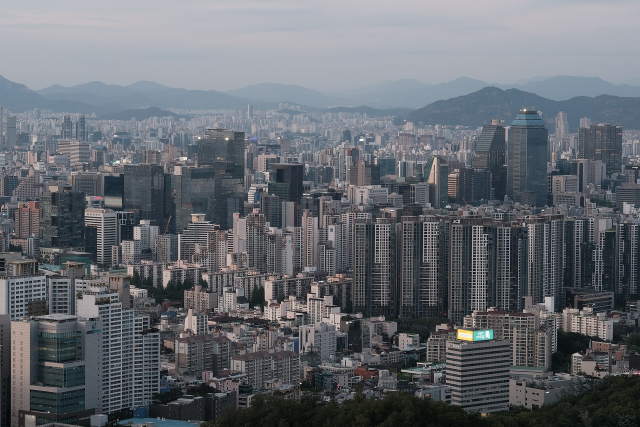
#> input picture apart.jpg, 1280 x 853 px (shown at 1/2 size)
$ jupyter execute --allow-errors chap1.3.2.ipynb
#> lines starting #> are read from the running program, lines starting #| are printed output that depends on the picture
[cell 1]
import cv2
import numpy as np
from matplotlib import pyplot as plt

[cell 2]
img = cv2.imread('opencv.jpg')
#> (the rest of this cell did not finish here and is left out)

[cell 3]
img1 = cv2.imread('aiimg.png')
img2 = cv2.imread('opencv.jpg')
dst = cv2.addWeighted(img1,0.7,img2,0.3,0)
cv2.imshow('dst',dst)
cv2.waitKey(0)
cv2.destroyAllWindows()

[cell 4]
# Load two images
img2 = cv2.imread('aiimg.png')
img1 = cv2.imread('opencv.jpg')
# I want to put logo on top-left corner, So I create a ROI
#> (the rest of this cell did not finish here and is left out)

[cell 5]
e1 = cv2.getTickCount()
# your code execution
e2 = cv2.getTickCount()
time = (e2 - e1)/ cv2.getTickFrequency()

img1 = cv2.imread('apart.jpg')
#> img1 is the input picture: shape (853, 1280, 3); mean B, G, R 111.3, 105.1, 101
e1 = cv2.getTickCount()
for i in range(5,49,2):
    img1 = cv2.medianBlur(img1,i)
#> this loop made 22 passes
#> pass 2, `img1 = cv2.medianBlur(img1,i)`:
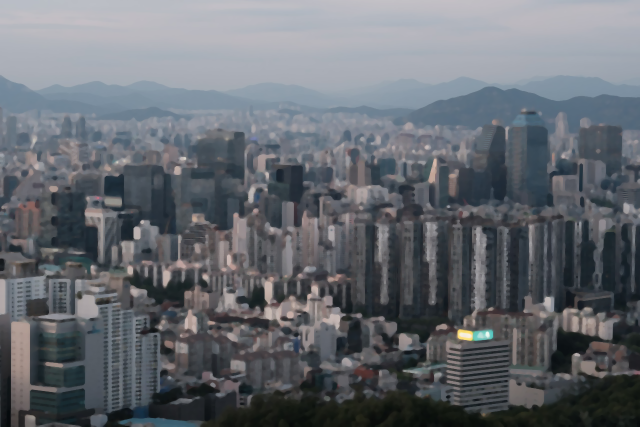
#> img1: shape (853, 1280, 3) (shown at 1/2 size); mean B, G, R 111.3, 105.1, 100.9
#> after the loop:
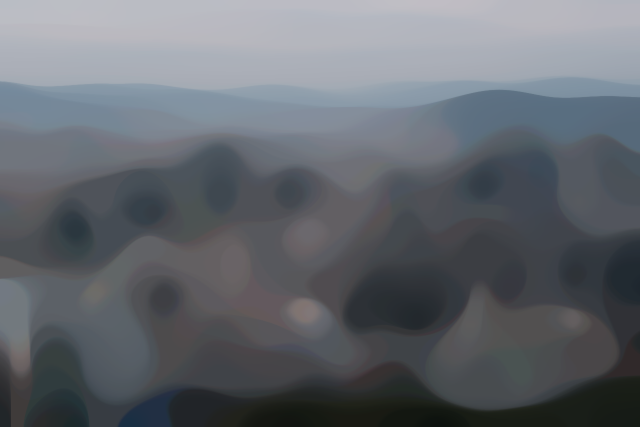
#> img1: shape (853, 1280, 3) (shown at 1/2 size); mean B, G, R 110, 103.5, 99
e2 = cv2.getTickCount()
t = (e2 - e1)/cv2.getTickFrequency()
print (t)

cv2.imshow('apart.jpg',img)
cv2.waitKey(0)
cv2.destroyAllWindows()

[cell 6]
import cv2
import numpy as np

img1 = cv2.imread('apart.jpg')
def nothing(x):
    pass
# Create a black image, a window
img = np.zeros((300,512,3), np.uint8)
cv2.namedWindow('image')
# create trackbars for color change
cv2.createTrackbar('median','image',0,10,nothing)
ming1 =  img1
while(1):
    cv2.imshow('image',ming1)
    k = cv2.waitKey(1) & 0xFF
#> (key Esc is pressed here)
    if k == 27:
        break
# get current positions of four trackbars
    m = cv2.getTrackbarPos('median','image')
    ming1 = cv2.medianBlur(img1,2*m+1)
cv2.destroyAllWindows()

[cell 7]
import cv2
import numpy as np

img1 = cv2.imread('aiimg.png')
img2 = cv2.imread('opencv.jpg')
dst = cv2.addWeighted(img1,0.7,img2,0.3,0)

def nothing(x):
    pass
# Create a black image, a window
img = np.zeros((300,512,3), np.uint8)
cv2.namedWindow('image')
# create trackbars for color change
cv2.createTrackbar('median','image',0,10,nothing)
ming1 =  dst
while(1):
    cv2.imshow('image',ming1)
    k = cv2.waitKey(1) & 0xFF
#> (key Esc is pressed here)
    if k == 27:
        break
# get current positions of four trackbars
    m = cv2.getTrackbarPos('median','image')
    ming1 = cv2.medianBlur(dst,2*m+1)
cv2.destroyAllWindows()\


#과제 31p 참조하고 위에코드랑 컬러체널 1.3.1참조  하면됨

[cell 8]
#homework

import cv2
import numpy as np

img1 = cv2.imread('apart.jpg')

drawing = False # true if mouse is pressed
mode = True # if True, draw rectangle. Press 'm' to toggle to curve
ix,iy = -1,-1
# mouse callback function
def draw_circle(event,x,y,flags,param):
    global ix,iy,drawing,mode
    if event == cv2.EVENT_LBUTTONDOWN:
        drawing = True
        x,iy = x,y

    elif event == cv2.EVENT_MOUSEMOVE:
        if drawing == True:
            if mode == True:
                cv2.rectangle(img,(ix,iy),(x,y),(0,255,0),-1)
            else:
                cv2.circle(img,(x,y),5,(0,0,255),-1)
    elif event == cv2.EVENT_LBUTTONUP:
        drawing = False
        if mode == True:
            cv2.rectangle(img,(ix,iy),(x,y),(0,255,255),-1)
        else:
            cv2.circle(img,(x,y),5,(255,0,255),-1)
    elif event == cv2.EVENT_RBUTTONUP:
        drawing = False
        if mode == True:
            cv2.rectangle(img,(ix,iy),(x,y),(0,0,0),500)
def nothing(x):
    pass
# Create a black image, a window
img = np.zeros((300,512,3), np.uint8)
cv2.namedWindow('image')
# create trackbars for color change
cv2.createTrackbar('median','image',0,10,nothing)
ming1 =  img1
while(1):
    cv2.imshow('image',ming1)
    k = cv2.waitKey(1) & 0xFF
#> (key Esc is pressed here)
